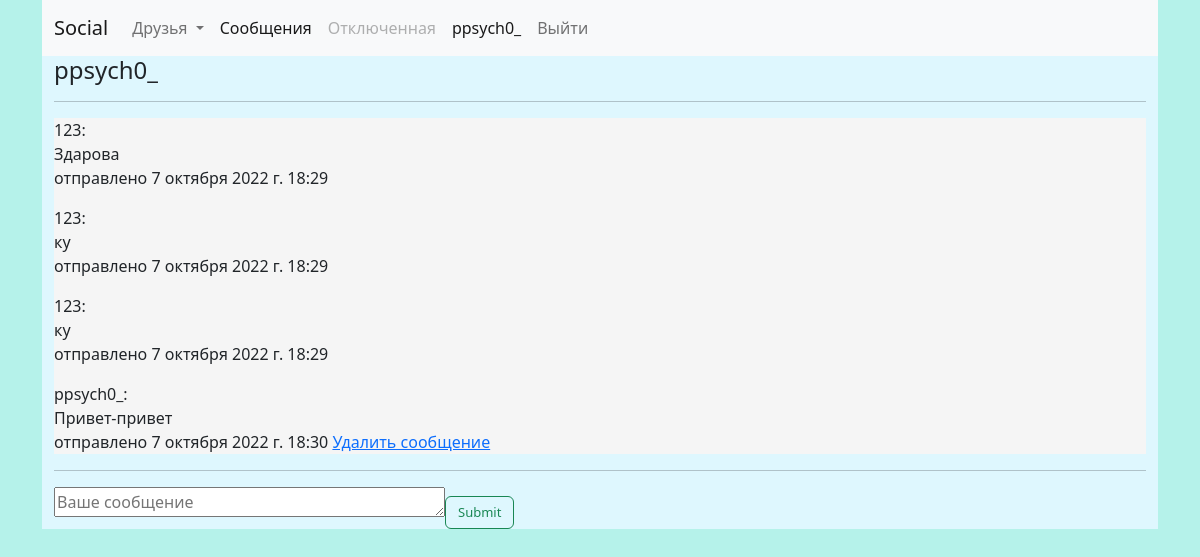
The page /chat-view/1/5 (signed in) on the database its author committed.
### users/models.py (models this page shows)
class User(AbstractUser):
	img = models.ImageField(upload_to='profile_photo/', blank=True)

### messanger/models.py (models this page shows)
class Message(models.Model):
	user = models.ForeignKey(User, on_delete=models.CASCADE)
	text = models.TextField()
	date = models.DateTimeField(default=timezone.now)

### messanger/views.py (the view, shortened to what this page needs)
# urls.py: path('chat-view/<int:user>/<int:with_user>', chat_view, name='chat'),
def chat_view(request, user, with_user):
	context = {}
	context['chat'] = Chat.objects.filter(users__id=user).filter(users__id=with_user).first()
	context['with_user_dialog'] = User.objects.get(pk=with_user)
	return render(request, 'messanger/chat.html', context=context)

### messanger/templates/messanger/chat.html (shortened to what this page needs)
{% extends 'base.html' %}
{%block content%}
	<div class="container" style="background: #DEF7FE;">
		<h4>{{with_user_dialog.username}}</h4>
		<hr>
		<div style="background: whitesmoke;">
		{%for message in chat.messages.all%}
			<p>
				{{message.user.username}}: <br>
				{{message.text}} <br> отправлено {{message.date}}
				{% if message.user.id == user.id %}
				<a href="{% url 'messanger:delete_msg' %}?user_id={{user.id}}&with_user_id={{with_user_dialog.id}}&message_id={{message.id}}">
					Удалить сообщение
				</a>
				{% endif %}
			</p>
		{%empty%}
		<h5>Сообщений пока что нет.</h5>
		{%endfor%}
		</div>
		<hr>
		<form action="{% url 'messanger:chat' user.id with_user_dialog.id %}#new_msg" method='post' id="new_msg">
			<textarea name='msg_text' rows="1" cols="40" placeholder="Ваше сообщение"></textarea><input type="submit" class="btn btn-outline-success" style="font-size: 13px;" name="">
		</form>
	</div>
{%endblock%}

### messanger/templates/base.html (shortened to what this page needs)
<!DOCTYPE html>
<html>
<head>
<link href="https://cdn.jsdelivr.net/npm/bootstrap@5.2.1/dist/css/bootstrap.min.css" rel="stylesheet">
</head>
<body style="background: #B5F2EA;">
<div class='container'>
{% if user.is_authenticated %}
<nav class="navbar navbar-expand-lg navbar-light bg-light">
  <div class="container-fluid">
    <a class="navbar-brand" href="{%url 'messanger:index'%}">Social</a>
    <div class="collapse navbar-collapse" id="navbarSupportedContent">
      <ul class="navbar-nav me-auto mb-2 mb-lg-0">
        <li class="nav-item dropdown">
          <a class="nav-link dropdown-toggle" href="#" id="navbarDropdown" role="button" data-bs-toggle="dropdown" aria-expanded="false">
            Друзья
          </a>
        </li>
        <li class="nav-item">
          <a class="nav-link active" aria-current="page" href="{% url 'messanger:chats' %}">Сообщения</a>
        </li>
        <li class="nav-item">
          <a class="nav-link disabled" href="#" tabindex="-1" aria-disabled="true">Отключенная</a>
        </li>
        <li class="nav-item">
          <a class="nav-link active" aria-current="page" href="{% url 'users:profile' user.id %}">{{user.username}}</a>
        </li>
        <li class="nav-item">
          <a class="nav-link" href="{% url 'users:user_logout' %}">Выйти</a>
        </li>
      </ul>
    </div>
  </div>
</nav>
	{% block content %}
	{% endblock %}
{%endif%}
</div>
</body>
</html>

### rows shown on the page
User: username "ppsych0_"
Message: user.username "123", text "Здарова", date "7 октября 2022 г. 18:29"
Message: user.username "123", text "ку", date "7 октября 2022 г. 18:29"
Message: user.username "123", text "ку", date "7 октября 2022 г. 18:29"
Message: user.username "ppsych0_", text "Привет-привет", date "7 октября 2022 г. 18:30"
